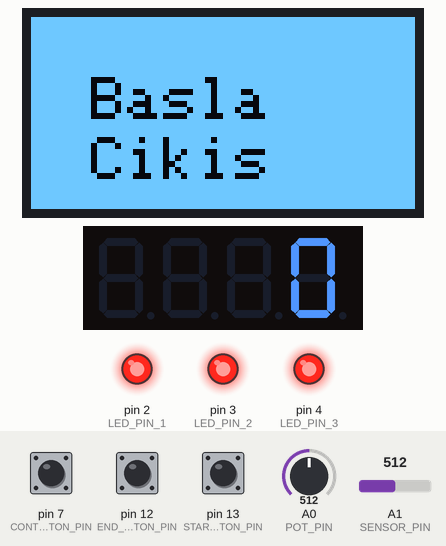
Simulated run of this sketch. Board: Arduino Uno, built with avr-gcc and run on an emulated ATmega328P. On the bench: 128×64 one-colour display, 4-digit seven-segment display, output pins drawn as LEDs (lit = HIGH). Inputs (shaded band) come from the test bench; at power-on: pin 13 (START_BUTTON_PIN) HIGH, pin 12 (END_BUTTON_PIN) HIGH, pin 7 (CONTINUE_BUTTON_PIN) HIGH, A0 (POT_PIN) = 512, A1 (SENSOR_PIN) = 512. Random numbers use the default seed unless the sketch sets one. At 3.8 s the program stops and its outputs stay as they are.

Above: at 1.2 s.
1.3 s: pin 13 (START_BUTTON_PIN) pulled LOW for 0.15 s
At 2.07 s:
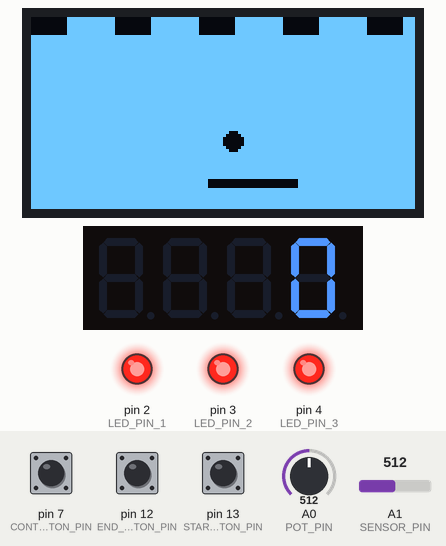
3.7 s: pin 12 (END_BUTTON_PIN) pulled LOW for 0.15 s
At 4.5 s:
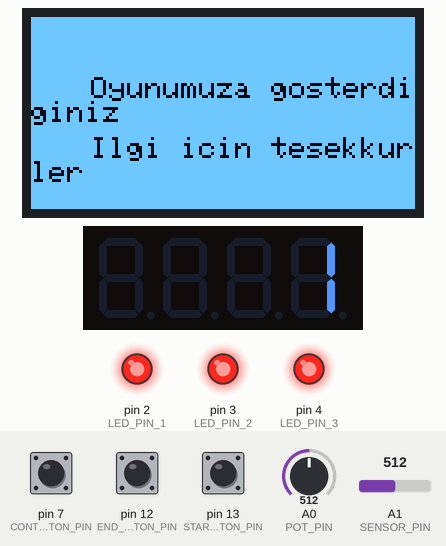
Timing chart, 0 to 5.3 s (numbered marks = the images above; inputs shaded):
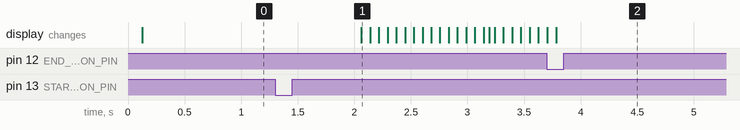

Measured:
- after the input at 1.3 s, the display: changes after 0.76 s (image 1)

The sketch:

sketch.ino
```cpp
#include <Wire.h>
#include <Adafruit_GFX.h>
#include <Adafruit_SSD1306.h>
#include <TM1637Display.h>

#define CLK 8
#define DIO 9
#define START_BUTTON_PIN 13
#define END_BUTTON_PIN 12
#define CONTINUE_BUTTON_PIN 7


TM1637Display ekran(CLK, DIO);

#define SCREEN_WIDTH 128
#define SCREEN_HEIGHT 64
#define OLED_RESET    -1

#define SENSOR_PIN A1
#define POT_PIN A0
#define LED_PIN_1 2
#define LED_PIN_2 3
#define LED_PIN_3 4

#define BRICK_WIDTH 12
#define BRICK_HEIGHT 6
#define BRICK_GAP 2

#define BALL_SIZE 3

Adafruit_SSD1306 display(SCREEN_WIDTH, SCREEN_HEIGHT, &Wire, OLED_RESET);

int initialBallX, initialBallY;
int ballX, ballY;
float ballSpeedX = 3;
float ballSpeedY = -3;
int palettePos;
int skor=0;
int level = 1;

int ledCount = 0;

const int NUM_BRICKS_X = SCREEN_WIDTH / (BRICK_WIDTH + BRICK_GAP);
const int NUM_BRICKS_Y = SCREEN_HEIGHT * 0.3 / (BRICK_HEIGHT + BRICK_GAP);
bool bricks[NUM_BRICKS_X][NUM_BRICKS_Y];

bool gameStarted = false;
bool endGame=false;
bool gamePaused = false;

bool specialObjectActive = false;
int specialObjectX, specialObjectY;
int specialObjectSpeedY = 2;


void setup() {
  Serial.begin(9600);

  if(!display.begin(SSD1306_SWITCHCAPVCC, 0x3C)) {
    Serial.println(F("SSD1306 bağlanti hatasi!"));
    for(;;);
  }

  display.clearDisplay();
  display.setTextSize(1);
  display.setTextColor(SSD1306_WHITE);

  initialBallX = SCREEN_WIDTH / 2;
  initialBallY = SCREEN_HEIGHT - 20;

  ballX = initialBallX;
  ballY = initialBallY;

  initBricks();

  pinMode(LED_PIN_1, OUTPUT);
  pinMode(LED_PIN_2, OUTPUT);
  pinMode(LED_PIN_3, OUTPUT);
  digitalWrite(2, HIGH);
  digitalWrite(3, HIGH);
  digitalWrite(4, HIGH);

  pinMode(START_BUTTON_PIN, INPUT_PULLUP);
  pinMode(END_BUTTON_PIN,INPUT_PULLUP);

  ekran.setBrightness(0x0f);
  ekran.clear();
  ekran.showNumberDec(skor,false);

  display.display();
}

void initBricks() {
  for (int i = 0; i < NUM_BRICKS_X; i++) {
    for (int j = 0; j < NUM_BRICKS_Y; j++) {
      bricks[i][j] = false;


      if (level == 1) {
        // Seviye 1 için tuğla düzeni
        // Örnek bir tuğla düzeni:
        // X X X X X X X X X X X X
        // X X X X X X X X X X X X
        // X X X X X X X X X X X X
        // X X X X X X X X X X X X
        if (i % 2 == 0 && j % 2 == 0) {
          bricks[i][j] = true;
        }
      } else if (level == 2) {
        // Seviye 2 için tuğla düzeni
        // Örnek bir tuğla düzeni:
        // X   X   X   X   X   X
        //   X   X   X   X   X
        // X   X   X   X   X   X
        //   X   X   X   X   X
        if ((i + j) % 2 == 0) {
          bricks[i][j] = true;
        }
      } else if (level == 3) {
        // Seviye 3 için tuğla düzeni
        // Örnek bir tuğla düzeni:
        // X X     X X     X X
        // X X     X X     X X
        //     X X     X X
        //     X X     X X
        if ((i + j) % 4 == 0 || (i + j) % 4 == 3) {
          bricks[i][j] = true;
        }
      }
    }
  }


  // Rastgele %10 olasılıkla özel objenin düşmesi
  if (random(0, 10) == 0) {
    specialObjectActive = true;
    specialObjectX = random(0, SCREEN_WIDTH);
    specialObjectY = 0;
  }
}

void drawBricks() {
  for (int i = 0; i < NUM_BRICKS_X; i++) {
    for (int j = 0; j < NUM_BRICKS_Y; j++) {
      if (bricks[i][j]) {
        int brickX = i * (BRICK_WIDTH + BRICK_GAP);
        int brickY = j * (BRICK_HEIGHT + BRICK_GAP);
        display.fillRect(brickX, brickY, BRICK_WIDTH, BRICK_HEIGHT, SSD1306_WHITE);
      }
    }
  }

  // Özel objeyi çiz
  if (specialObjectActive) {
    display.fillRect(specialObjectX, specialObjectY, 5, 5, SSD1306_WHITE);
  }
}

void drawCutScene(){


    display.clearDisplay();
    display.setCursor(20, 20);
    display.setTextSize(1);
    display.setTextColor(SSD1306_WHITE);
    display.print("Seviye Sonu! Skor: ");
    display.println(skor);
    display.display();
    delay(5000);

}

void drawBall(int x, int y) {
  display.fillCircle(x, y, BALL_SIZE, SSD1306_WHITE);
}

void moveBall() {
  ballX += ballSpeedX;
  ballY += ballSpeedY;

  if (ballX >= SCREEN_WIDTH || ballX <= 0) {
    ballSpeedX = -ballSpeedX;
  }
  if (ballY <= 0) {
    ballSpeedY = -ballSpeedY;
  }

  // Özel objeye çarpma kontrolü
  if (specialObjectActive && specialObjectY + 5 >= SCREEN_HEIGHT - 10 && specialObjectX + 5 >= palettePos && specialObjectX <= palettePos + 15) {
    specialObjectActive = false;
    ledCount--;
  }

  if (ballY + BALL_SIZE >= SCREEN_HEIGHT) {
    ledCount++;
    resetBallPosition();
  }

  switch (ledCount) {

      case 0:
      digitalWrite(LED_PIN_1, HIGH);
      digitalWrite(LED_PIN_2, HIGH);
      digitalWrite(LED_PIN_3, HIGH);
        break;
      case 1:
        digitalWrite(LED_PIN_1, LOW);
        digitalWrite(LED_PIN_2, HIGH);
        digitalWrite(LED_PIN_3, HIGH);
        break;
      case 2:
        digitalWrite(LED_PIN_1, LOW);
        digitalWrite(LED_PIN_2, LOW);
        digitalWrite(LED_PIN_3, HIGH);
        break;
      case 3:
        digitalWrite(LED_PIN_1, LOW);
        digitalWrite(LED_PIN_2, LOW);
        digitalWrite(LED_PIN_3, LOW);
        break;
      default:
        break;
    }

  if (ballY + BALL_SIZE >= SCREEN_HEIGHT - 10 && ballX + BALL_SIZE >= palettePos && ballX <= palettePos + 15) {
    ballSpeedY = -ballSpeedY;
  }

  checkCollision();

  drawBall(ballX, ballY);
}

void moveSpecialObject() {
  if (specialObjectActive) {
    specialObjectY += specialObjectSpeedY;

    // Ekranın dışına çıktığında özel nesneyi devre dışı bırak
    if (specialObjectY >= SCREEN_HEIGHT) {
      specialObjectActive = false;
    }
  }
}

void checkCollision() {
  int ballGridX = ballX / (BRICK_WIDTH + BRICK_GAP);
  int ballGridY = ballY / (BRICK_HEIGHT + BRICK_GAP);

  if (ballGridX >= 0 && ballGridX < NUM_BRICKS_X && ballGridY >= 0 && ballGridY < NUM_BRICKS_Y) {
    if (bricks[ballGridX][ballGridY]) {
      skor++;
      ekran.showNumberDec(skor,false);
      bricks[ballGridX][ballGridY] = false;
      ballSpeedY = -ballSpeedY;

      // Tuğla kırıldığında özel objenin düşmesi
      if (random(0, 10) == 0) {
        specialObjectActive = true;
        specialObjectX = ballGridX * (BRICK_WIDTH + BRICK_GAP);
        specialObjectY = ballGridY * (BRICK_HEIGHT + BRICK_GAP);
      }
    }
  }

  if (checkEmpty()) {
    level++;
    if (level <= 3) {
      drawCutScene();
      initBricks();
      ballSpeedX += ballSpeedX * 0.2; // Topun hızını artır
      ballSpeedY += ballSpeedY * 0.2;
    } else {
      display.clearDisplay();
      display.setCursor(0, 0);
      display.setTextSize(2);
      display.setTextColor(SSD1306_WHITE);
      display.println("Oyun bitti!");
      display.display();
      while (true) {}
    }
  }
}

bool checkEmpty() {
  for (int i = 0; i < NUM_BRICKS_X; i++) {
    for (int j = 0; j < NUM_BRICKS_Y; j++) {
      if (bricks[i][j]) {
        return false;
      }
    }
  }
  return true;
}

void resetBallPosition() {
  ballSpeedX = 0;
  ballSpeedY = 0;
  ballX = palettePos+7;
  ballY = SCREEN_HEIGHT-13;
  gamePaused=true;
}

void drawStartScreen() {
  display.clearDisplay();
  display.setCursor(20, 20);
  display.setTextSize(2);
  display.setTextColor(SSD1306_WHITE);
  display.println("Basla");
  display.setCursor(20, 40);
  display.println("Cikis");
  display.display();
}

void drawGameOverScreen() {
  display.clearDisplay();
  display.setCursor(20, 20);
  display.setTextSize(1);
  display.setTextColor(SSD1306_WHITE);
  display.println("Oyun bitti!");
  display.setCursor(20, 40);
  display.print("Skor: ");
  display.println(skor);
  display.display();
}

void drawStopScreen(){
  display.clearDisplay();
  display.setCursor(20, 20);
  display.setTextSize(1);
  display.setTextColor(SSD1306_WHITE);
  display.println("Oyunumuza gosterdiginiz");
  display.setCursor(20, 40);
  display.println("Ilgi icin tesekkurler");
  display.display();

}

void resetGame() {
  level = 1;
  initBricks();
}

void gameOver(){

    drawGameOverScreen();
    skor=0;
    ekran.showNumberDec(skor,false);
    ledCount=0;
    gameStarted=false;
    resetGame();
    delay(3000);
    drawStartScreen();

}

void loop() {
  int startButtonState = digitalRead(START_BUTTON_PIN);
  int endButtonState = digitalRead(END_BUTTON_PIN);
  int continueButtonState= digitalRead(CONTINUE_BUTTON_PIN);
  int sensorValue=analogRead(SENSOR_PIN);

  if(sensorValue>500){
    display.invertDisplay(true);

  }
  else{
    display.invertDisplay(false);
  }

  if (endButtonState == LOW) {
    endGame = true;
    drawStopScreen();
    while (endGame == true) {}
  }

  if (continueButtonState == LOW && gamePaused) {
    gamePaused = false;
    if(level==1){
      ballSpeedX=3;
      ballSpeedY=-3;
    }
    else if(level==2){
      ballSpeedX=3+3*0.2;
      ballSpeedY=-3-3*0.2;
    }
    else if(level==3){
      ballSpeedX=3.6+3.6*0.2;
      ballSpeedY=-3.6-3.6*0.2;
    }

    delay(500);
  }

  if (!gameStarted) {
    drawStartScreen();
    if (startButtonState == LOW) {
      gameStarted = true;
      delay(700);
    }
  } else if (gameStarted && !gamePaused) {
    int potValue = analogRead(POT_PIN);
    palettePos = map(potValue, 0, 1023, 0, SCREEN_WIDTH - 10);
    display.clearDisplay();
    drawBricks();
    display.fillRect(palettePos, SCREEN_HEIGHT - 10, 30, 3, SSD1306_WHITE);
    moveSpecialObject();
    moveBall();

    display.display();
    delay(50);
  }

  if (ledCount >= 3) {
    gameOver();
  }

}
```
